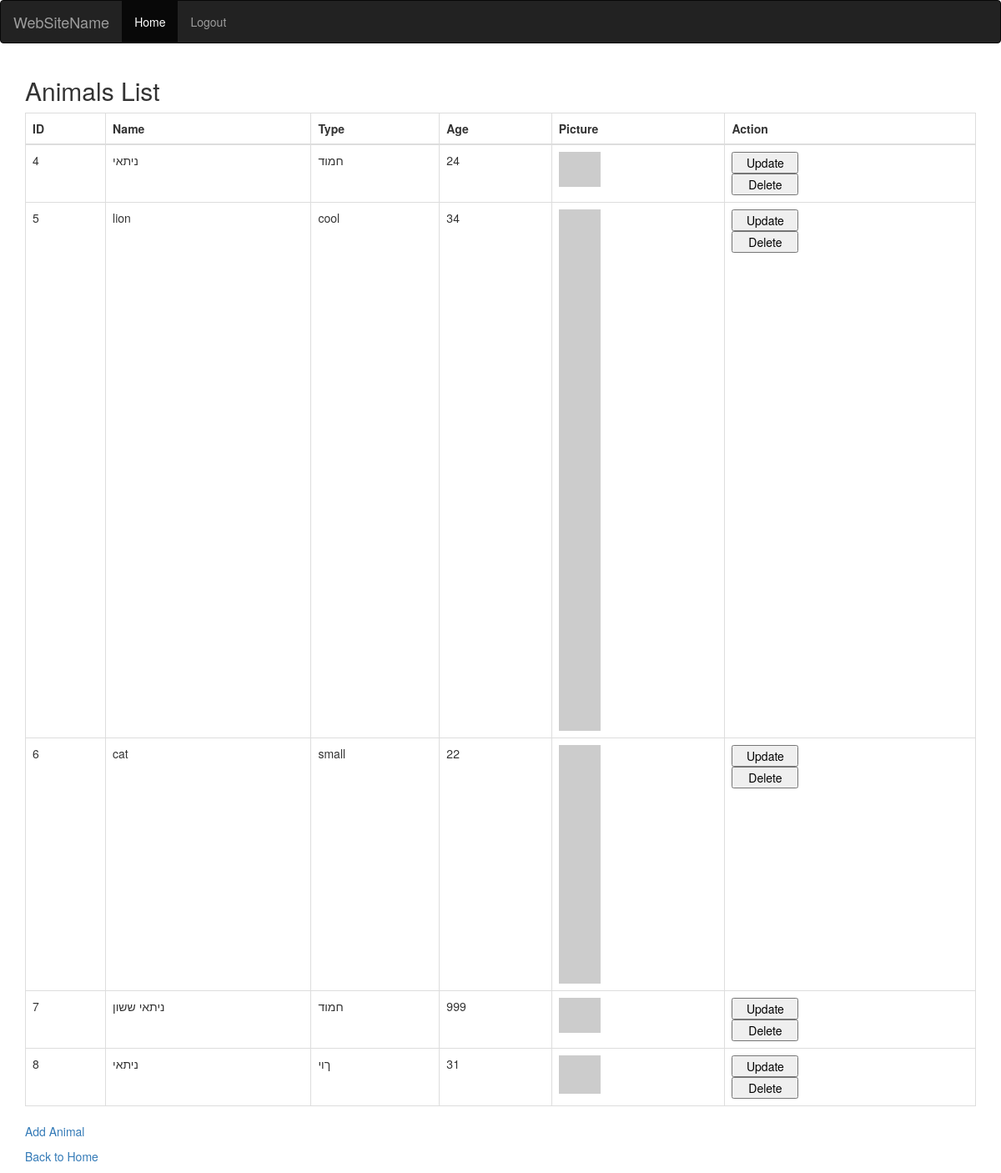
The app's page /animals_list (signed in), older data.
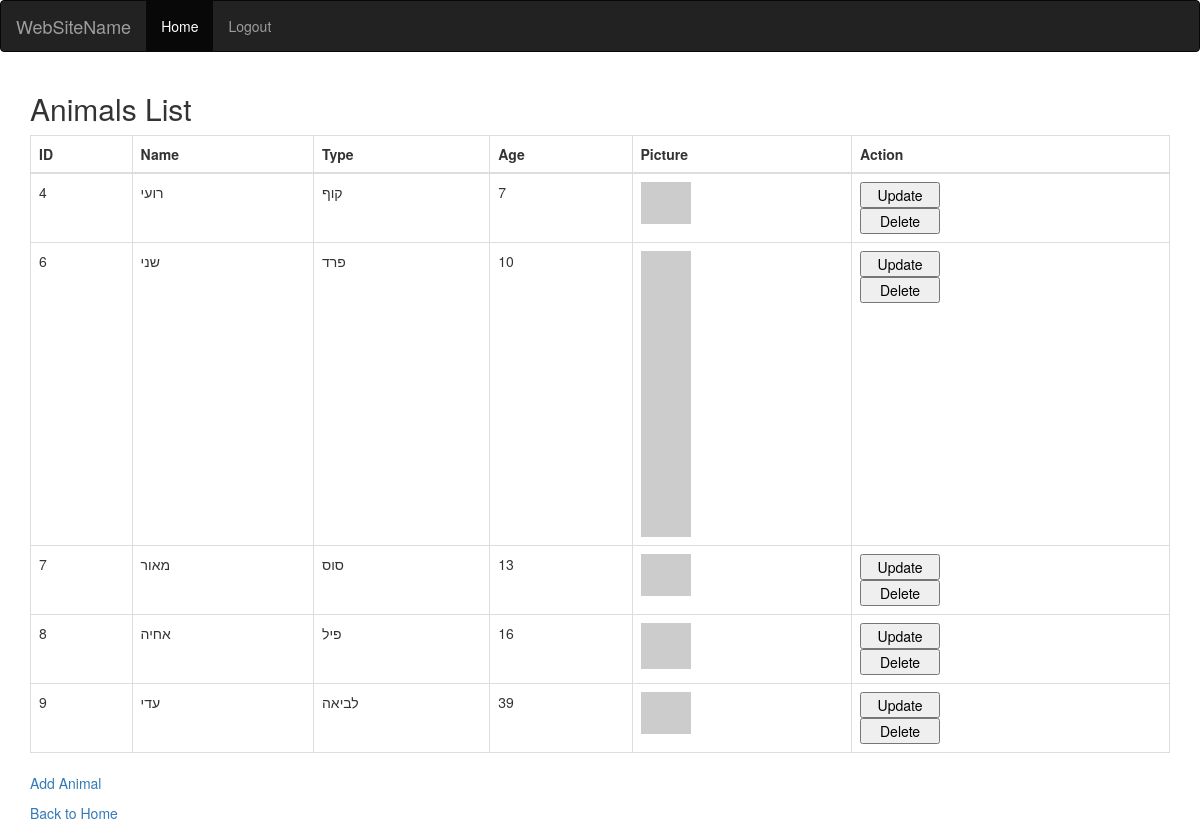
The same page, newer data.
### tables this page shows
CREATE TABLE animals(name, type, age, Picture);

### app.py (the view)
@app.route('/animals_list')
@login_required
def animals_list():
    cur.execute("SELECT rowid, * FROM animals")
    animals = cur.fetchall()
    return render_template("animals_list.html", animals=animals)

### app.py (called while the page is built)
def login_required(route_function):
    @wraps(route_function)
    def wrapper(*args, **kwargs):
        if 'username' not in session:
            flash('Login required', 'error')
            return redirect(url_for('login'))
        return route_function(*args, **kwargs)
    return wrapper

### templates/animals_list.html (shortened to what this page needs)
{% extends "layout.html" %}
{% block content %}
  <h2>Animals List</h2>
  <table class="table table-bordered">
    <thead class="thead-light">
        <tr>
            <th>ID</th>
            <th>Name</th>
            <th>Type</th>
            <th>Age</th>
            <th>Picture</th>
            <th>Action</th>
        </tr>
    </thead>
    <tbody>
        {% for animal in animals %}
            <tr>
                <td>{{ animal[0] }}</td>
                <td>{{ animal[1] }}</td>
                <td>{{ animal[2] }}</td>
                <td>{{ animal[3] }}</td>
                <td><img src="{{ animal[4] }}" width="50px"></td>
                <td>
                    <a href="{{ url_for('update_animal', animal_id=animal[0]) }}" >
                    <input type="submit" value="Update" style="color: black;width: 80px;"></a>
                    <form method="POST" action="{{ url_for('delete_animal', animal_id=animal[0]) }}" onsubmit="return confirm('Are you sure you want to delete this animal?');">
                        <input type="submit" value="Delete" style="color: black;width: 80px;">
                    </form>
                </td>
            </tr>
        {% endfor %}
    </tbody>
  </table>
  <p><a href="{{ url_for('add_animal') }}">Add Animal</a></p>
  <p><a href="{{ url_for('home') }}">Back to Home</a></p>
{% endblock %}

### templates/layout.html (shortened to what this page needs)
<!DOCTYPE html>
<html lang="en">
<head>
  <link rel="stylesheet" href="https://maxcdn.bootstrapcdn.com/bootstrap/3.4.1/css/bootstrap.min.css">
</head>
<body>
<nav class="navbar navbar-inverse">
  <div class="container-fluid">
    <div class="navbar-header">
      <a class="navbar-brand" href="{{ url_for('home') }}">WebSiteName</a>
    </div>
    <ul class="nav navbar-nav">
      <li class="active"><a href="{{ url_for('home') }}">Home</a></li>
      {% if 'username' in session %}
        <li><a href="{{ url_for('logout') }}">Logout</a></li>
      {% else %}
        <li><a href="{{ url_for('login') }}">Login</a></li>
        <li><a href="{{ url_for('register') }}">Register</a></li>
      {% endif %}
    </ul>
  </div>
</nav>
<div class="container mt-4">
  {% block content %}{% endblock %}
</div>
</body>
</html>

Row changes from the older to the newer data that the page shows:
removed animals: rowid "5", name "lion", type "cool", age "34"
changed animals id 4: name "ניתאי" → "רועי"; type "חמוד" → "קוף"; age "24" → "7"
changed animals id 6: name "cat" → "שני"; type "small" → "פרד"; age "22" → "10"
changed animals id 7: name "ניתאי ששון" → "מאור"; type "חמוד" → "סוס"; age "999" → "13"
changed animals id 8: name "ניתאי" → "אחיה"; type "ךוי" → "פיל"; age "31" → "16"
added animals: rowid "9", name "עדי", type "לביאה", age "39"
